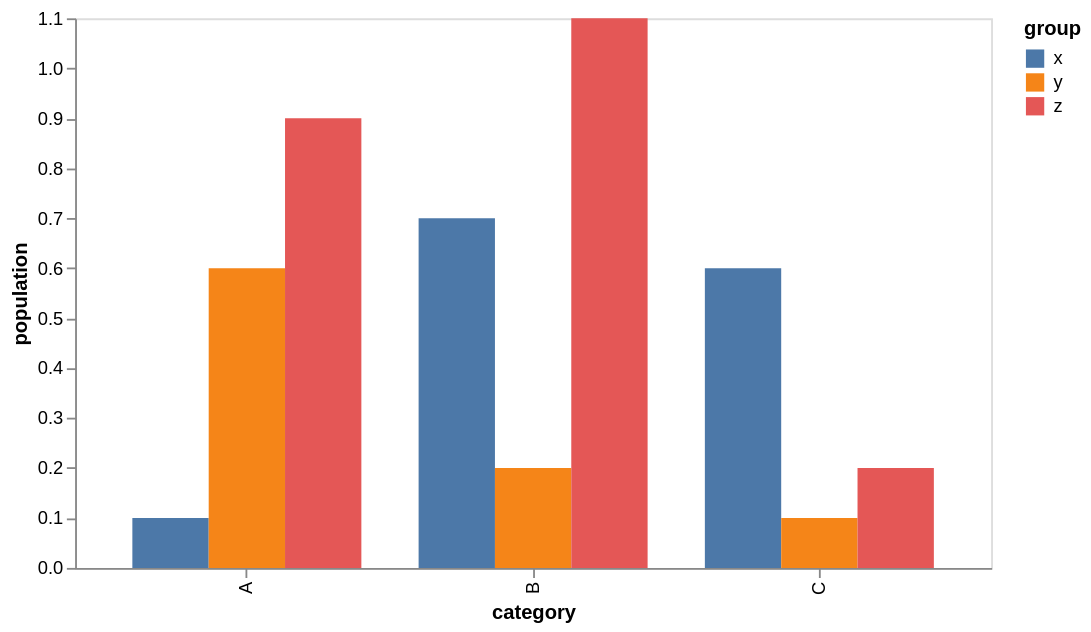

Write a Vega-Lite specification for this figure.
### Vega specification from a JSON file in a GitHub repository (floating-point values rounded to 4 significant figures)
{"$schema": "https://vega.github.io/schema/vega/v6.json", "background": "white", "padding": 5, "width": 500, "height": 300, "style": "cell", "data": [{"name": "source_0", "values": [{"category": "A", "group": "x", "value": 0.1}, {"category": "A", "group": "y", "value": 0.6}, {"category": "A", "group": "z", "value": 0.9}, {"category": "B", "group": "x", "value": 0.7}, {"category": "B", "group": "y", "value": 0.2}, {"category": "B", "group": "z", "value": 1.1}, {"category": "C", "group": "x", "value": 0.6}, {"category": "C", "group": "y", "value": 0.1}, {"category": "C", "group": "z", "value": 0.2}]}, {"name": "data_0", "source": "source_0", "transform": [{"type": "stack", "groupby": ["category", "group"], "field": "value", "sort": {"field": [], "order": []}, "as": ["value_start", "value_end"], "offset": "zero"}, {"type": "filter", "expr": "isValid(datum[\"value\"]) && isFinite(+datum[\"value\"])"}]}], "marks": [{"name": "marks", "type": "rect", "style": ["bar"], "from": {"data": "data_0"}, "encode": {"update": {"fill": {"scale": "color", "field": "group"}, "ariaRoleDescription": {"value": "bar"}, "description": {"signal": "\"category: \" + (isValid(datum[\"category\"]) ? datum[\"category\"] : \"\"+datum[\"category\"]) + \"; value: \" + (format(datum[\"value\"], \"\")) + \"; group: \" + (isValid(datum[\"group\"]) ? datum[\"group\"] : \"\"+datum[\"group\"])"}, "x": {"scale": "x", "field": "category", "offset": {"scale": "xOffset", "field": "group"}}, "width": {"signal": "max(0.25, bandwidth('xOffset'))"}, "y": {"scale": "y", "field": "value_end"}, "y2": {"scale": "y", "field": "value_start"}}}}], "scales": [{"name": "x", "type": "band", "domain": {"data": "data_0", "field": "category", "sort": true}, "range": [0, {"signal": "width"}], "paddingInner": 0.2, "paddingOuter": 0.2}, {"name": "y", "type": "linear", "domain": {"data": "data_0", "fields": ["value_start", "value_end"]}, "range": [{"signal": "height"}, 0], "nice": true, "zero": true}, {"name": "xOffset", "type": "band", "domain": {"data": "data_0", "field": "group", "sort": true}, "range": [0, {"signal": "bandwidth('x')"}]}, {"name": "color", "type": "ordinal", "domain": {"data": "data_0", "field": "group", "sort": true}, "range": "category"}], "axes": [{"scale": "x", "orient": "bottom", "grid": false, "title": "category", "labelAlign": "right", "labelAngle": 270, "labelBaseline": "middle", "zindex": 0}, {"scale": "y", "orient": "left", "grid": false, "title": "population", "labelOverlap": true, "tickCount": {"signal": "ceil(height/40)"}, "zindex": 0}], "legends": [{"fill": "color", "symbolType": "square", "title": "group"}]}
